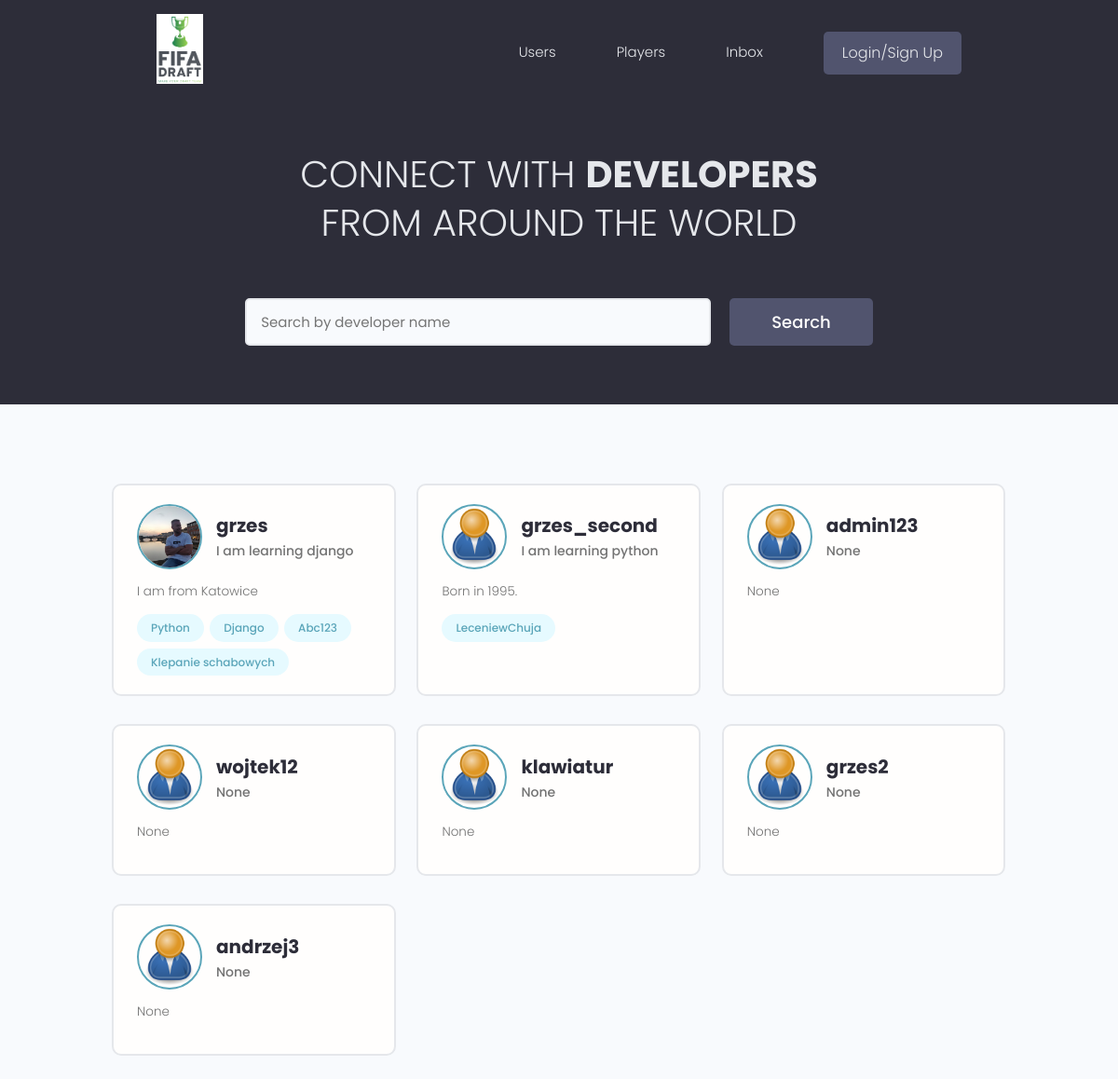
/, run on an earlier commit of the app's database.
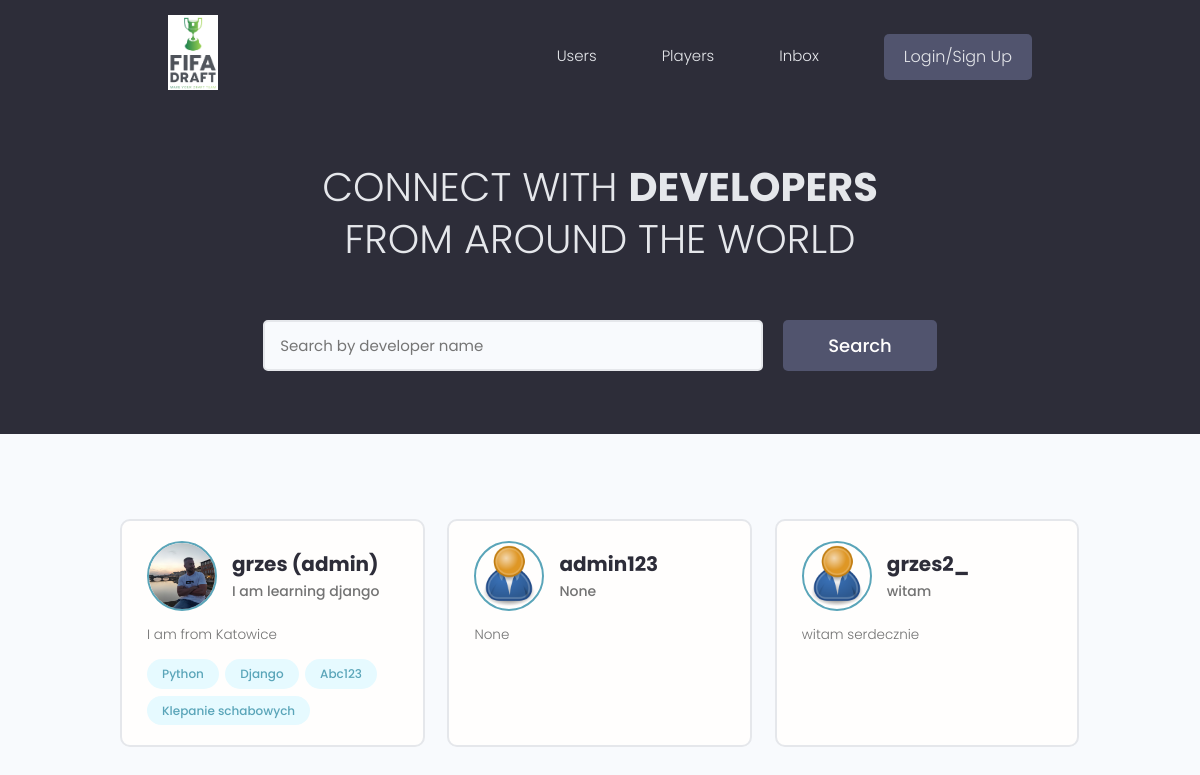
And on a later commit of the database.
### users/models.py (models this page shows, shortened)
class Profile(models.Model):
    user = models.OneToOneField(User, on_delete=models.CASCADE, null=True, blank=True)
    name = models.CharField(max_length=100, blank=True, null=True)
    username = models.CharField(max_length=100, blank=True, null=True)
    location = models.CharField(max_length=100, blank=True, null=True)
    email = models.EmailField(max_length=100, blank=True, null=True)
    short_intro = models.CharField(max_length=250, blank=True, null=True)
    bio = models.TextField(blank=True, null=True)
    profile_image = models.ImageField(
        null=True,
        blank=True,
        upload_to="profile_images/",
        default="profile_images/user-default.png",
    )
    social_github = models.CharField(max_length=200, blank=True, null=True)
    social_twitter = models.CharField(max_length=200, blank=True, null=True)
    social_linkedin = models.CharField(max_length=200, blank=True, null=True)
    social_youtube = models.CharField(max_length=200, blank=True, null=True)
    social_website = models.CharField(max_length=200, blank=True, null=True)
    created = models.DateTimeField(auto_now_add=True)
    id = models.UUIDField(
        default=uuid.uuid4, unique=True, primary_key=True, editable=False
    )

class Skill(models.Model):
    owner = models.ForeignKey(Profile, on_delete=models.CASCADE, null=True, blank=True)
    name = models.CharField(max_length=200, blank=True, null=True)
    description = models.TextField(null=True, blank=True)
    created = models.DateTimeField(auto_now_add=True)
    id = models.UUIDField(
        default=uuid.uuid4, unique=True, primary_key=True, editable=False
    )
    def __str__(self):
        return str(self.name)

### users/views.py (the view)
# urls.py: path("", views.profiles, name="profiles"),
def profiles(request):
    profiles = Profile.objects.all()
    context = {"profiles": profiles}
    return render(request, "users/profiles.html", context)

### users/templates/users/profiles.html (shortened to what this page needs)
{% extends 'main.html'%}
{% block content %}
  <main class="home">
    <section class="hero-section text-center">
      <div class="container container--narrow">
        <div class="hero-section__box">
          <h2>CONNECT WITH <span>DEVELOPERS</span></h2>
          <h2>FROM AROUND THE WORLD</h2>
        </div>
        <div class="hero-section__search">
          <form class="form" action="#" method="get">
            <div class="form__field">
              <input class="input input--text" id="formInput#search" type="text" name="text"
                placeholder="Search by developer name" />
            </div>
            <input class="btn btn--sub btn--lg" type="submit" value="Search" />
          </form>
        </div>
      </div>
    </section>
    <section class="devlist">
      <div class="container">
        <div class="grid grid--three">
         {% for profile in profiles %}
          <div class="column card">
            <div class="dev">
              <a href="{% url 'user-profile' profile.id %}" class="card__body">
                <div class="dev__profile">
                  <img class="avatar avatar--md" src={{profile.profile_image.url}} alt="image" />
                  <div class="dev__meta">
                    <h3>{{ profile.user }}</h3>
                    <h5>{{ profile.short_intro|slice:'60' }}</h5>
                  </div>
                </div>
                <p class="dev__info">
                  {{ profile.bio|slice:'150' }}</p>
                <div class="dev__skills">
                  {% for skill in profile.skill_set.all %}
                  <span class="tag tag--pill tag--main">
                    <small>{{ skill }}</small>
                  </span>
                  {% endfor %}
                </div>
              </a>
            </div>
          </div>
         {% endfor %}
        </div>
      </div>
    </section>
  </main>
{% endblock content %}

### templates/main.html (shortened to what this page needs)
<!doctype html>
{% load static %}
<html lang="en">
<head>
  <link rel="stylesheet" href="https://cdn.iconmonstr.com/1.3.0/css/iconmonstr-iconic-font.min.css" />
  <link rel="stylesheet" href="{% static 'uikit/styles/uikit.css' %}" />
  <link rel="stylesheet" href="{% static 'styles/app.css' %}" />
</head>
<body>
    {% include 'navbar.html' %}
    {% block content %}
    {% endblock content %}
</body>
</html>

### templates/navbar.html (shortened to what this page needs)
{% load static %}
  <header class="header">
    <div class="container container--narrow">
      <a href="{% url 'players'%}">
        <img src="{% static 'images/site_logo1.png' %}" style='max-width:50px' />
      </a>
      <nav class="header__nav">
        <ul class="header__menu">
          <li class="header__menuItem"><a href="{% url 'profiles' %}">Users</a></li>
          <li class="header__menuItem"><a href="{% url 'players' %}">Players</a></li>
          <li class="header__menuItem"><a href="">Inbox</a></li>
          {% if request.user.is_authenticated %}
          <li class="header__menuItem"><a href="{% url 'account' %}" >Account</a></li>
          <li class="header__menuItem"><a href="{% url 'logout' %}" class="btn btn--sub">Logout</a></li>
          {% else %}
          <li class="header__menuItem"><a href="{% url 'login' %}" class="btn btn--sub">Login/Sign Up</a></li>
          {% endif %}
        </ul>
      </nav>
    </div>
  </header>

### static/styles/app.css (style rules this page uses)
:root { --color-sub: #2d2d39; }
.btn--sub { background-color: var(--color-sub-light); }
.card { border: 2px solid var(--color-light); }
img { width: 100%; }
.header { position: sticky; z-index: 111; background-color: var(--color-sub); padding: 1.5rem 0; }
.header > .container { display: flex; justify-content: space-between; align-items: center; }
.header__nav > ul { display: inline-flex; align-items: center; list-style: none; gap: 6.5rem; }
.header__menuItem > a { color: var(--color-light); font-weight: 300; }
.hero-section { height: 40vh; display: flex; align-items: center; background-color: var(--color-sub); }
.hero-section__box { margin-bottom: 4rem; }
.hero-section__box > h2, .hero-section__box > h2 > span { font-size: 4rem; color: var(--color-light); line-height: 1.3; text-transform: uppercase; }
.hero-section__box > h2 { font-weight: 300; }
.hero-section__box > h2 > span { font-weight: 700; }
.hero-section__search > .form { display: flex; align-items: center; justify-content: center; gap: 2rem; }
.hero-section__search > .form input.input--text { width: 50rem; }
.devlist { margin-top: 8rem; }
.devlist .grid { align-items: stretch; }
.devlist .dev .dev__profile { display: flex; align-items: center; gap: 1.5rem; }
.devlist .dev .dev__meta h3 { color: var(--color-sub); font-size: 2rem; font-weight: 700; }
.devlist .dev .dev__meta h5 { color: var(--color-text); font-size: 1.4rem; font-weight: 500; }
.devlist .dev .dev__info { margin: 1.5rem 0; font-size: 1.35rem; line-height: 1.4; text-align: justify; }

### static/uikit/styles/modules/_variables.css (style rules this page uses)
:root { --color-main: #5aa5b9; --color-main-light: #e6faff; --color-sub: #3f4156; --color-sub-light: #51546e; --color-sub-lighter: #ededfd; --color-text: #737373; --color-gray: #8b8b8b; --color-light: #e5e7eb; --color-light-gray: #767676; --color-bg: #f8fafd; --color-white: #fffefd; --color-white-light: #f3f3f3; --color-success: #359e64; --color-success-bg: #def8e8; --color-error: #fc4b0b; --color-error-bg: #fff2ee; --font-base: 'Poppins', arial, helvetica, 'Segoe UI', roboto, ubuntu, sans-serif; --font-monospace: 'Fira Code', 'Courier New', courier, monospace; --font-regular: 300; --font-medium: 500; --font-bold: 700; --generic-shadow: 1px 1px 5px #00000010; --generic-transition: all 0.3s ease-in-out; }

### static/uikit/styles/modules/_base.css (style rules this page uses)
* { margin: 0; padding: 0; box-sizing: border-box; text-rendering: optimizeLegibility; color: inherit; font-size: inherit; }
html { font-size: 50%; }
@media only screen and (min-width: 480px) { html { font-size: 56.25%; } }
@media only screen and (min-width: 1200px) { html { font-size: 62.5%; } }
body { line-height: 1.6; font-weight: 400; font-size: 1.5rem; color: var(--color-text); background-color: var(--color-bg); min-height: 100vh; }

### static/uikit/styles/modules/_typography.css (style rules this page uses)
* { font-family: var(--font-base); }
h2 { font-size: 3.6rem; font-weight: var(--font-bold); }
h3 { font-size: 3.2rem; font-weight: var(--font-medium); }
h5 { font-size: 2.4rem; font-weight: var(--font-medium); }
h5, h6 { font-weight: var(--font-regular); }
p, span, strong { font-size: 1.6rem; color: var(--color-text); font-weight: var(--font-regular); }
a { padding-bottom: 2px; text-decoration: none; display: inline-block; color: var(--color-main); font-weight: var(--font-medium); }

### static/uikit/styles/modules/_utilities.css (style rules this page uses)
.container { width: 92%; max-width: 165rem; margin: 0 auto; box-sizing: border-box; }
.container--narrow { width: 92%; max-width: 120rem; }
@media screen and (min-width: 1000px) { .container { width: 90%; } }
@media screen and (min-width: 1000px) { .container--narrow { width: 85%; } }
@media screen and (min-width: 1200px) { .container { width: 80%; } }
@media screen and (min-width: 1200px) { .container--narrow { width: 72%; } }
.text-center { text-align: center; }

### static/uikit/styles/modules/_avatar.css (style rules this page uses)
.avatar { border-radius: 50%; border: 2px solid var(--color-main); object-fit: cover; }
.avatar--md { height: 7rem; width: 7rem; }

### static/uikit/styles/modules/_button.css (style rules this page uses)
.btn { display: inline-block; position: relative; cursor: pointer; background-color: var(--color-light); font-weight: var(--font-medium); color: var(--color-sub); text-decoration: none; padding: 1rem 2rem; border-radius: 0.5rem; border: none; width: -webkit-fit-content; width: -moz-fit-content; width: fit-content; height: -webkit-fit-content; height: -moz-fit-content; height: fit-content; font-size: 1.6rem; outline-width: 0; outline-color: transparent; -webkit-backface-visibility: hidden; backface-visibility: hidden; transition: all 0.3s ease-in-out; }
.btn--sub { background-color: var(--color-sub); color: var(--color-white); }
.btn--lg { font-size: 1.8rem; padding: 1.2rem 4.5rem; }

What changed in the data, as far as the page shows it:
removed Profile: profile_image (placeholder picture), user "grzes_second", short_intro "I am learning python", bio "Born in 1995."
removed Skill: name "LeceniewChuja", shown under "grzes_second"
removed Profile: profile_image (placeholder picture), user "wojtek12", short_intro "None", bio "None"
removed Profile: profile_image (placeholder picture), user "klawiatur", short_intro "None", bio "None"
removed Profile: profile_image (placeholder picture), user "andrzej3", short_intro "None", bio "None"
changed Profile "I am learning django": user "grzes" → "grzes (admin)"
changed Profile: user "grzes2" → "grzes2_"; short_intro "None" → "witam"; bio "None" → "witam serdecznie"
